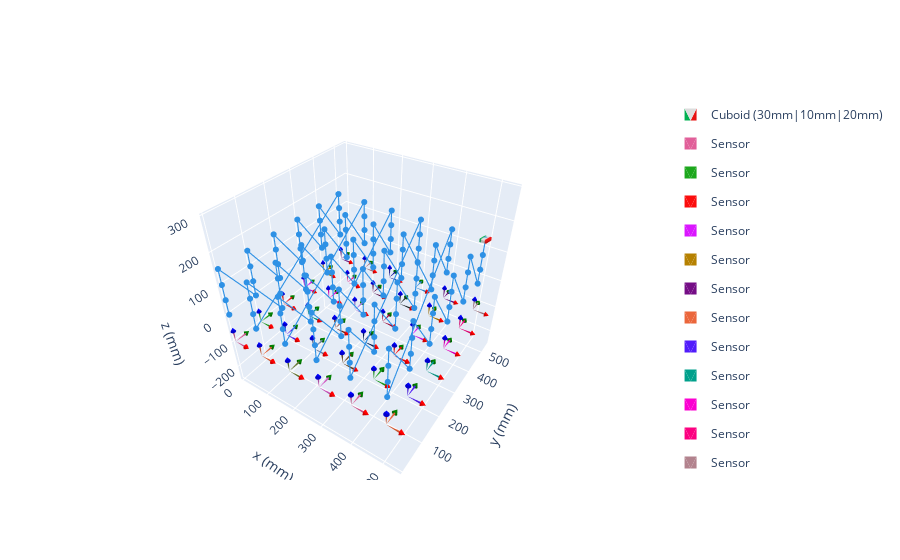

Notebook cell for this chart:
### Code cell
%run "1_magpy_generate_data.ipynb"
